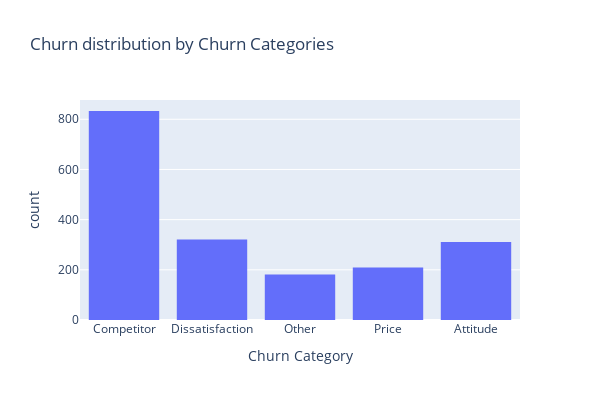

This figure's notebook cell:
### Code cell
# Churn Category Breakdown
px.histogram(
    df[df["Customer Status"]=="Churned"], 
    x="Churn Category",
    title="Churn distribution by Churn Categories",
    width=600,
    height=400
)

### Figure 1 — Plotly figure (JSON) as saved in the notebook; plotly's stock layout.template omitted (floating-point values rounded to 4 significant figures; data arrays with more than 128 entries replaced by an {"elided": "..."} marker saying what was removed)
{"data": [{"bingroup": "x", "hovertemplate": "Churn Category=%{x}<br>count=%{y}<extra></extra>", "legendgroup": "", "marker": {"color": "#636efa", "pattern": {"shape": ""}}, "name": "", "orientation": "v", "showlegend": false, "type": "histogram", "x": {"elided": "1855 str values"}, "xaxis": "x", "yaxis": "y"}], "layout": {"barmode": "relative", "height": 400, "legend": {"tracegroupgap": 0}, "title": {"text": "Churn distribution by Churn Categories"}, "width": 600, "xaxis": {"anchor": "y", "domain": [0, 1], "title": {"text": "Churn Category"}}, "yaxis": {"anchor": "x", "domain": [0, 1], "title": {"text": "count"}}}}
